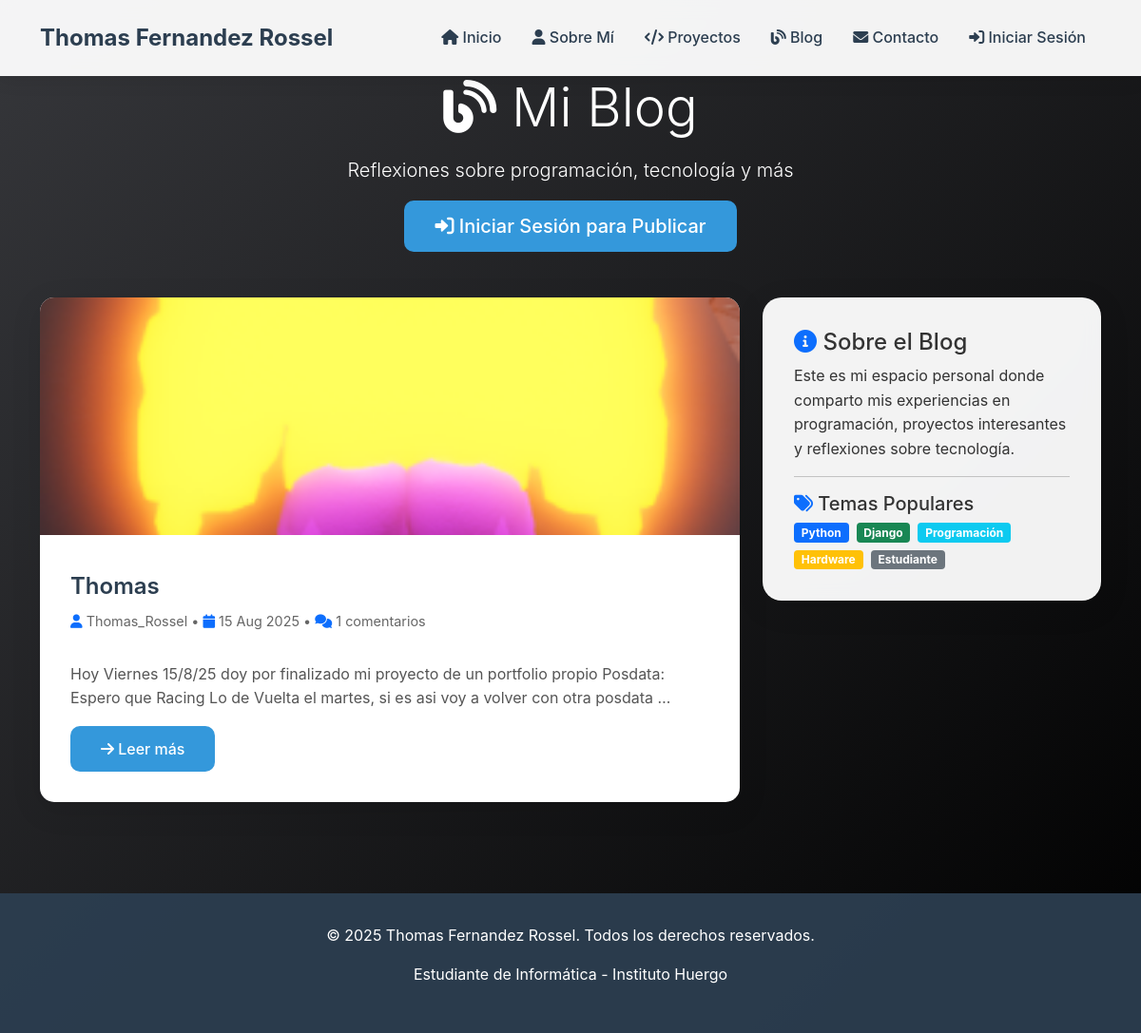
Screenshot of /blog/ with the database file from the repository.
### blog/models.py (models this page shows, shortened)
class Post(models.Model):
    title = models.CharField(max_length=200)
    content = models.TextField()
    date_posted = models.DateTimeField(default=timezone.now)
    author = models.ForeignKey(User, on_delete=models.CASCADE)
    image = models.ImageField(default='default.jpg', upload_to='blog_images')

### blog/views.py (the view)
# urls.py: path('', PostListView.as_view(), name='blog-home'),
class PostListView(ListView):
    model = Post
    template_name = 'blog/blog_home.html'
    context_object_name = 'posts'
    ordering = ['-date_posted']
    paginate_by = 5

### blog/templates/blog/blog_home.html (shortened to what this page needs)
{% extends 'portfolio/base.html' %}
{% block content %}
<div class="container">
    <div class="text-center text-white mb-5">
        <h1 class="display-4 mb-3">
            <i class="fas fa-blog"></i> Mi Blog
        </h1>
        <p class="lead">Reflexiones sobre programación, tecnología y más</p>
        {% if user.is_authenticated %}
            <a href="{% url 'post-create' %}" class="btn btn-success btn-lg">
                <i class="fas fa-plus"></i> Nueva Publicación
            </a>
        {% else %}
            <a href="{% url 'blog-login' %}" class="btn btn-primary btn-lg">
                <i class="fas fa-sign-in-alt"></i> Iniciar Sesión para Publicar
            </a>
        {% endif %}
    </div>
    <div class="row">
        <div class="col-lg-8">
            {% for post in posts %}
                <article class="post-card fade-in">
                    {% if post.image %}
                        <img src="{{ post.image.url }}" alt="{{ post.title }}" class="post-image">
                    {% endif %}
                    <div class="post-content">
                        <div class="d-flex justify-content-between align-items-start mb-3">
                            <div>
                                <h2>
                                    <a href="{% url 'post-detail' post.id %}" class="post-title text-decoration-none">
                                        {{ post.title }}
                                    </a>
                                </h2>
                                <div class="post-meta">
                                    <i class="fas fa-user text-primary"></i> {{ post.author.username }} •
                                    <i class="fas fa-calendar text-primary"></i> {{ post.date_posted|date:"d M Y" }} •
                                    <i class="fas fa-comments text-primary"></i> {{ post.comments.count }} comentarios
                                </div>
                            </div>
                        </div>
                        <div class="post-excerpt">
                            {{ post.content|truncatewords:30 }}
                        </div>
                        <a href="{% url 'post-detail' post.id %}" class="btn btn-primary">
                            <i class="fas fa-arrow-right"></i> Leer más
                        </a>
                    </div>
                </article>
            {% endfor %}
        </div>
        <div class="col-lg-4">
            <div class="content-card">
                <h4><i class="fas fa-info-circle text-primary"></i> Sobre el Blog</h4>
                <p>Este es mi espacio personal donde comparto mis experiencias en programación, proyectos interesantes y reflexiones sobre tecnología.</p>
                <hr>
                <h5><i class="fas fa-tags text-primary"></i> Temas Populares</h5>
                <div class="d-flex flex-wrap gap-2">
                    <span class="badge bg-primary">Python</span>
                    <span class="badge bg-success">Django</span>
                    <span class="badge bg-info">Programación</span>
                    <span class="badge bg-warning">Hardware</span>
                    <span class="badge bg-secondary">Estudiante</span>
                </div>
            </div>
        </div>
    </div>
</div>
{% endblock %}

### portfolio/templates/portfolio/base.html (style rules this page uses)
:root { --primary-color: #2c3e50; --secondary-color: #3498db; --accent-color: #e74c3c; --bg-gradient: linear-gradient(135deg, #36373b 0%, #000000 100%); --card-shadow: 0 8px 32px rgba(0, 0, 0, 0.1); }
* { margin: 0; padding: 0; box-sizing: border-box; }
body { font-family: 'Inter', -apple-system, BlinkMacSystemFont, sans-serif; line-height: 1.6; color: #333; background: var(--bg-gradient); min-height: 100vh; }
.content-card { background: rgba(255, 255, 255, 0.95); border-radius: 20px; padding: 2rem; box-shadow: var(--card-shadow); backdrop-filter: blur(10px); border: 1px solid rgba(255, 255, 255, 0.2); margin-bottom: 2rem; transition: transform 0.3s ease; }
.post-card { background: white; border-radius: 15px; overflow: hidden; box-shadow: var(--card-shadow); transition: all 0.3s ease; margin-bottom: 2rem; }
.post-image { width: 100%; height: 250px; object-fit: cover; }
.post-content { padding: 2rem; }
.post-title { color: var(--primary-color); font-size: 1.5rem; font-weight: 600; margin-bottom: 1rem; text-decoration: none; }
.post-meta { color: #666; font-size: 0.9rem; margin-bottom: 1rem; }
.post-excerpt { color: #555; line-height: 1.6; margin-bottom: 1rem; }
.btn-primary { background: var(--secondary-color); border: none; border-radius: 10px; padding: 0.75rem 2rem; font-weight: 500; transition: all 0.3s ease; }
.fade-in { animation: fadeIn 0.8s ease-in; }

### rows the page displays
Post: image (picture), title "Thomas", author.username "Thomas_Rossel", date_posted "15 Aug 2025", comments.count "1", content "Hoy Viernes 15/8/25 doy por finalizado mi proyecto de un portfolio propio Posdata: Espero que Racing Lo de Vuelta el martes, si es asi voy a volver con otra posdata …"
